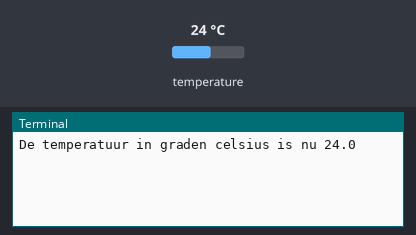
This program was run on a simulated Raspberry Pi (BCM pin numbers). Parts: the last lines printed to the terminal. The inputs (shaded band) are chosen by the test bench; at power-on: temperature 24 °C.

Above: at 1.2 s.
1.3 s: temperature set to 12 °C
At 3.5 s:
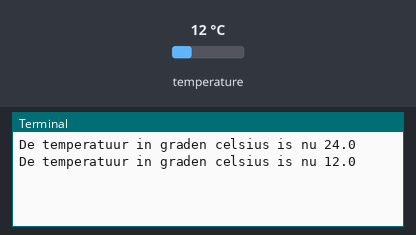
3.8 s: temperature set to 19 °C
At 4.8 s:
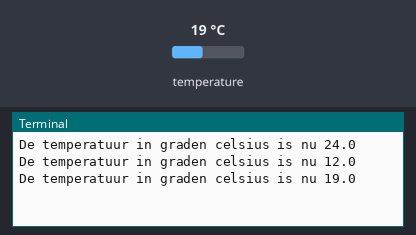
Timing chart, 0 to 6.8 s (numbered marks = the images above; inputs shaded):
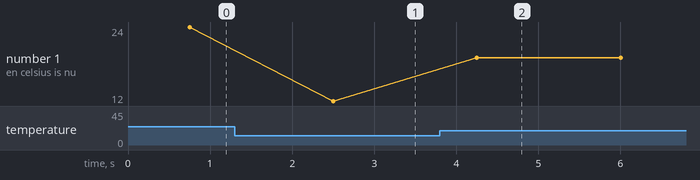

The program:

6.3_temp_sensor_DS18B20.py
```python
import time
from w1thermsensor import W1ThermSensor
sensor=W1ThermSensor()
while True:
    temperatuur = sensor.get_temperature()
    print(f"De temperatuur in graden celsius is nu {temperatuur}")
    time.sleep(1)
```

Measured:
- after the input at 1.3 s, the terminal: prints a new line after 1.2 s (image 1)
- after the input at 3.8 s, the terminal: prints a new line after 0.45 s (image 2)
- plotted number 1: 24 → 12 after the input at 1.3 s, 12 → 19 after the input at 3.8 s
